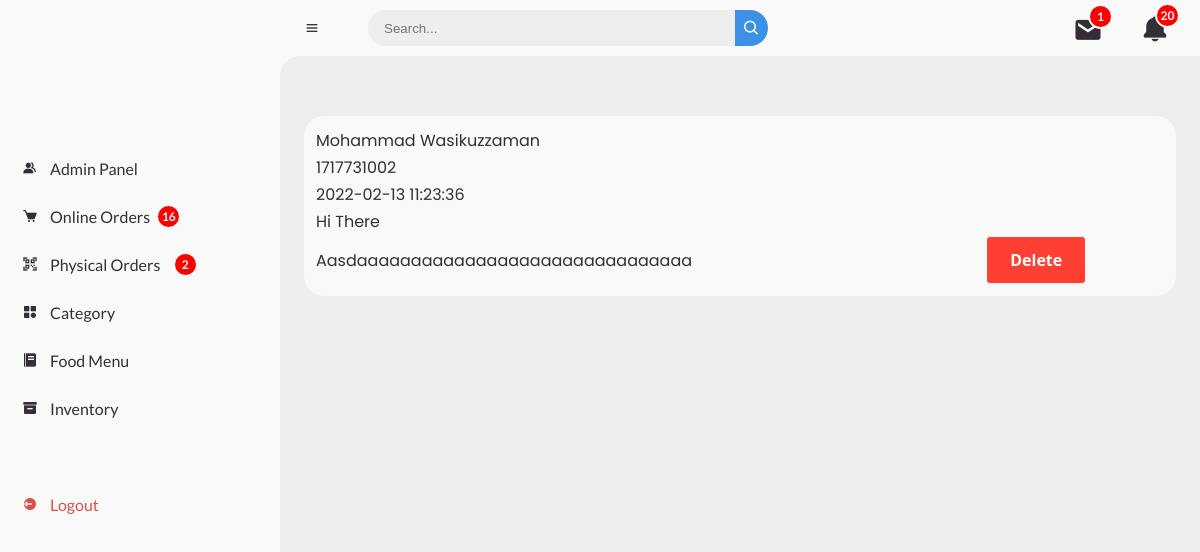
/admin/read-message.php?id=18, run on the app's committed database.
### tables this page shows
CREATE TABLE `message` (
  `id` int(11) NOT NULL,
  `name` text NOT NULL,
  `phone` int(100) NOT NULL,
  `subject` varchar(100) NOT NULL,
  `message` longtext NOT NULL,
  `message_status` varchar(100) NOT NULL,
  `date` datetime NOT NULL
);

### admin/read-message.php (the view, shortened to what this page needs)
<?php
$id = $_GET['id'];
?>
<?php
$ei_order_notif = "SELECT order_status from tbl_eipay
					WHERE order_status='Pending' OR order_status='Processing'";
$res_ei_order_notif = mysqli_query($conn, $ei_order_notif);
$row_ei_order_notif = mysqli_num_rows($res_ei_order_notif);
$online_order_notif = "SELECT order_status from order_manager
					WHERE order_status='Pending'OR order_status='Processing' ";
$res_online_order_notif = mysqli_query($conn, $online_order_notif);
$row_online_order_notif = mysqli_num_rows($res_online_order_notif);
$stock_notif = "SELECT stock FROM tbl_food
				WHERE stock<50";
$res_stock_notif = mysqli_query($conn, $stock_notif);
$row_stock_notif = mysqli_num_rows($res_stock_notif);
$message_notif = "SELECT message_status FROM message
				 WHERE message_status = 'unread'";
$res_message_notif = mysqli_query($conn, $message_notif);
$row_message_notif = mysqli_num_rows($res_message_notif);
?>
<!DOCTYPE html>
<html lang="en">
<head>
	<link href='https://unpkg.com/boxicons@2.0.9/css/boxicons.min.css' rel='stylesheet'>
	<link rel="stylesheet" href="style-admin.css">
</head>
<body>
	<section id="sidebar">
		<a href="index.php" class="brand">
		</a>
		<ul class="side-menu top">
			<li>
				<a href="manage-admin.php">
					<i class='bx bxs-group' ></i>
					<span class="text">Admin Panel</span>
				</a>
			</li>
			<li>
				<a href="manage-online-order.php">
					<i class='bx bxs-cart'></i>
					<span class="text">Online Orders &nbsp;</span>
						<?php
					if($row_online_order_notif>0)
					{
						?>
						<span class="num-ei"><?php echo $row_online_order_notif; ?></span>
						<?php
					}
					else
					{
						?>
						<span class=""> </span>
						<?php
					}
					?>
				</a>
			</li>
			<li>
				<a href="manage-ei-order.php">
					<i class='bx bx-qr-scan'></i>
					<span class="text" >Physical Orders &nbsp;&nbsp;&nbsp;
					</span>
					<?php
					if($row_ei_order_notif>0)
					{
						?>
						<span class="num-ei"><?php echo $row_ei_order_notif; ?></span>
						<?php
					}
					else
					{
						?>
						<span class=""> </span>
						<?php
					}
					?>
				</a>
			</li>
			<li>
				<a href="manage-category.php">
					<i class='bx bxs-category'></i>
					<span class="text">Category</span>
				</a>
			</li>
			<li>
				<a href="manage-food.php">
					<i class='bx bxs-food-menu'></i>
					<span class="text">Food Menu</span>
				</a>
			</li>
			<li class="">
				<a href="inventory.php">
					<i class='bx bxs-box'></i>
					<span class="text">Inventory</span>
				</a>
			</li>
		</ul>
		<ul class="side-menu">
			<li>
				<a href="logout.php" class="logout">
					<i class='bx bxs-log-out-circle' ></i>
					<span class="text">Logout</span>
				</a>
			</li>
		</ul>
	</section>
	<section id="content">
		<nav>
			<i class='bx bx-menu' ></i>
			<form action="#">
				<div class="form-input">
					<input type="search" placeholder="Search...">
					<button type="submit" class="search-btn"><i class='bx bx-search' ></i></button>
				</div>
			</form>
			<a href="messages.php"><div class="fetch_message"></a>
				<a href="messages.php"><div class="action_message notfi_message">
					<i class='bx bxs-envelope' ></i>
					<?php
					if($row_message_notif>0)
					{
						?>
						<span class="num"><?php echo $row_message_notif; ?></span>
						<?php
					}
					else
					{
						?>
						<span class=""></span>
						<?php
					}
					?>
				</div>
			<div class="notification" onclick= "menuToggle();">
				<div class="action notif" onclick= "menuToggle();">
				<i class='bx bxs-bell' onclick= "menuToggle();"></i>
				<ul><?php
							if($row_stock_notif>0 and $row_stock_notif !=1 )
							{
								?>
								<li><a href="inventory.php"><?php echo $row_stock_notif ?>&nbsp;Items are running out of stock</li></a>
								<?php
							}
								?>
				<?php
				if($row_stock_notif>0 || $row_online_order_notif>0 || $row_ei_order_notif>0)
				{
					$total_notif = $row_online_order_notif+$row_ei_order_notif+$row_stock_notif;
					?>
					<span class="num"><?php echo $total_notif; ?></span>
					<?php
				}
				else
				{
					?>
					<span class=""></span>
					<?php
				}
				?>
		</nav>
		<main>
			<div class="table-data-message">
				<div class="order">
					<table>
						<?php
                    $read_message = "SELECT * FROM message WHERE id='$id'";
					$res_read_message = mysqli_query($conn, $read_message);
                    if($res_read_message == TRUE)
					{
                           while($rows = mysqli_fetch_assoc($res_read_message))
						   {
                            $name = $rows['name'];
                            $phone = $rows['phone'];
                            $subject = $rows['subject'];
                            $message = $rows['message'];
                            $date = $rows['date'];
                            ?>
						<tbody>
								<tr>
									<td><?php echo $name;  ?>
						   <tr>
							   <td><?php echo $phone; ?></td>
						   </tr>
						   <tr>
							   <td><?php echo $date; ?></td>
						   </tr>
						   </tr>
						   <tr>
							   <td><?php echo $subject; ?></td>
						   </tr>
						   <tr>
							   <td><?php echo $message; ?></td>
							   <td><a href="<?php echo SITEURL; ?>delete-message.php?id=<?php echo $id; ?>" class="button-7" role="button" >Delete</a></td>
						   </tr>
                            <?php
                           }
					}
					?>
						</tbody>
					</table>
				</div>
			</div>
		</main>
	</section>
</body>
</html>

### data on the page
message: name "Mohammad Wasikuzzaman", phone "1717731002", date "2022-02-13 11:23:36", subject "Hi There", message "Aasdaaaaaaaaaaaaaaaaaaaaaaaaaaaaaaa"

### other printed values
$row_online_order_notif "16"
$row_ei_order_notif "2"
$row_message_notif "1"
$total_notif "20"
